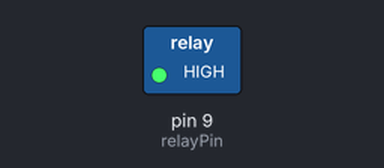
A sketch run on a simulated Arduino Uno, built with avr-gcc and run on an emulated ATmega328P. On the bench: switched loads named in the sketch (green lamp = pin HIGH). What the sketch prints to the serial monitor is not drawn.

Above: at 0.1 s.
Timing chart, 0 to 1.6 s (numbered marks = the images above):
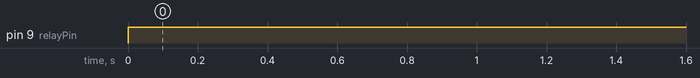

Measured:
- by itself, pin 9 (relayPin): LOW → HIGH at 0.00 s

The sketch:

PlantFanControl.ino
```cpp
int relayPin = 9;      // Relay connected to digital pin 9
//bool sign = false;    // Decrease or increase rate
int rate = 1;         // Rate Divisor for speed control
int val = 0;         // variable to store the read value


void setup()

{
  Serial.begin(9600);
  pinMode(relayPin, OUTPUT);   // sets the pin as output

}


void loop()

{
  if (val==0){
  val = 255/rate;   // aanalogWrite values from 0 to 255. Divide by rate for variable fan speed.
  }
  else{
  val = 0;
    if (rate==4){
      rate=1;
    }
    else{
      rate+=1;
    }
  }
  Serial.println(val);
  analogWrite(relayPin, val);
  delay(1800000);
}
```
